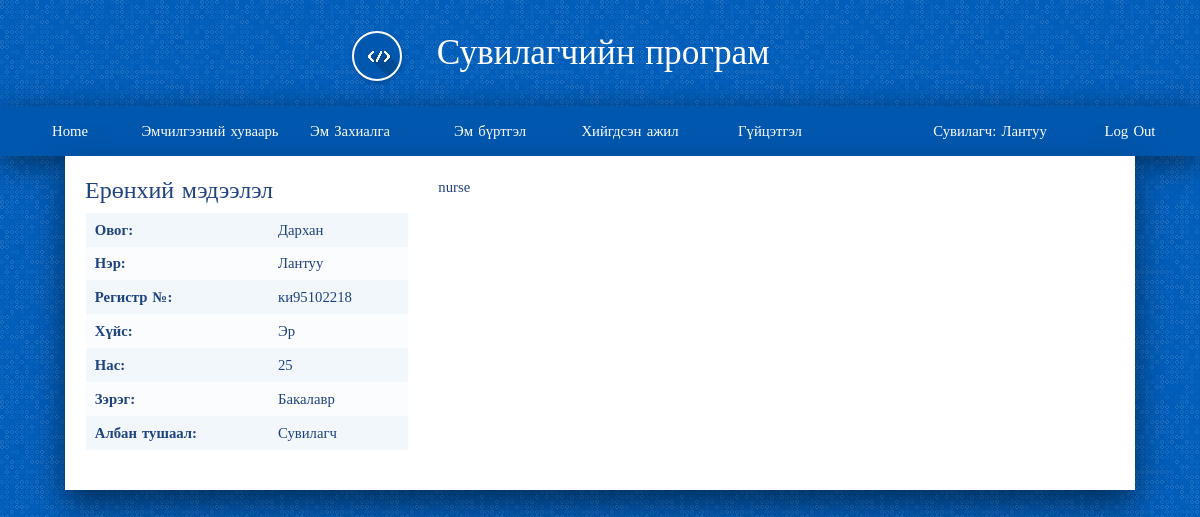
The page / (signed in) on the database its author committed.
### account/models.py (models this page shows, shortened)
class User(AbstractUser):
    is_worker       = models.BooleanField('worker status', default=False)
    is_costumer     = models.BooleanField('costumer status', default=False)

class Worker(models.Model):
    user            = models.OneToOneField(User, on_delete=models.CASCADE, primary_key=True, related_name='worker')
    firstname       = models.CharField(max_length=200)
    lastname        = models.CharField(max_length=200)
    register        = models.CharField(max_length=200)
    gender          = models.ForeignKey(Gender,on_delete=models.SET_NULL, null=True, blank=True)
    age             = models.IntegerField(null=True, blank=True)
    degree          = models.ForeignKey(Degree, on_delete=models.SET_NULL, null=True, blank=True)
    position        = models.ForeignKey(Position, on_delete=models.SET_NULL, null=True, blank=True)
    def __str__(self):
        return self.firstname
    def is_doctor(self):
        return self.position.name == "Эмч"

class Gender(models.Model):
    name            = models.CharField(max_length=200)
    def __str__(self):
        return self.name

class Degree(models.Model):
    name            = models.CharField(max_length=200)
    def __str__(self):
        return self.name

class Position(models.Model):
    name            = models.CharField(max_length=200)
    def __str__(self):
        return self.name

### main/views.py (the view)
# urls.py: 2. Add a URL to urlpatterns:  url(r'^$', Home.as_view(), name='home')
@login_required
def Home(request):
    data = {}
    all_work = []
    pprint.pprint(request.user)
    pprint.pprint(request.user.worker)
    if request.user.is_worker:
        if request.user.worker.is_doctor:
            user = Worker.objects.filter(user=request.user)
            costumer = Emchilgee.objects.all()
        else:
            user = Worker.objects.filter(user=request.user)
            costumer = Emchilgee.objects.filter(worker = request.user.worker)
    else:
        user = Costumer.objects.filter(user=request.user)
    data['user'] = user
    template_name = 'index.html'
    return render(request, template_name, data)

### templates/index.html
{% extends "base.html" %}
{% load bootstrap3 %}
{% block content %}
<div class="row">
  <div class="col-md-4">
      <h4> Ерөнхий мэдээлэл </h4>
      <table class="list hoverable">
        <tbody>
          {% for data in user %}
            <tr>
              <td> <b>Овог:</b> </td>
              <td> {{data.lastname}} </td>
            </tr>
            <tr>
              <td><b> Нэр: </b></td>
              <td> {{data.firstname}} </td>
            </tr>
            <tr>
              <td><b> Регистр №: </b></td>
              <td> {{data.register}} </td>
            </tr>
            <tr>
              <td><b> Хүйс: </b></td>
              <td> {{data.gender}} </td>
            </tr>
            <tr>
              <td><b> Нас: </b></td>
              <td> {{data.age}} </td>
            </tr>
            {% if request.user.is_worker %}
              <tr>
                <td><b> Зэрэг: </b></td>
                <td> {{data.degree}} </td>
              </tr>
              <tr>
                <td><b> Албан тушаал: </b></td>
                <td> {{data.position}} </td>
              </tr>
            {% else %}
            <tr>
              <td><b> Нэмэлт мэдээлэл: </b></td>
              <td> {{data.description}} </td>
            </tr>
            {% endif %}
          {% endfor%}
        </tbody>
      </table>
  </div>
  <div class="col-md-8">
    {% if request.user.is_worker %}
      {% if request.user.worker.is_doctor %}
        <span> doctor </span>
      {% else %}
        <span> nurse </span>
      {% endif %}
    {% endif %}
  </div>
</div>
{% endblock %}

### templates/base.html (shortened to what this page needs)
{% load staticfiles %}
<!DOCTYPE html>
<html>
<head>
	<link rel="stylesheet" href="https://stackpath.bootstrapcdn.com/bootstrap/4.1.3/css/bootstrap.min.css">
	<link rel="stylesheet" href="{% static 'css/style.css' %}">
	<link rel="stylesheet" href="{% static 'css/basic.css' %}">
	<link rel="stylesheet" href="{% static 'css/navigator.css' %}">
	<link rel="stylesheet" href="https://use.fontawesome.com/releases/v5.8.1/css/all.css">
</head>
<body>
{% if request.user.is_authenticated %}
	{% if request.user.is_worker %}
		{% if request.user.worker.is_doctor %}
			<div class="title">
					<i class="logo-design-guide"></i>
					Сувилагчийн програм
			</div>
			<div class="header">
				<label for="show-menu" class="show-menu">Цэс </label>
				<input type="checkbox" id="show-menu" role="button">
				<ul id="menu" class="menu">
						<li><a href="{% url 'home' %}"> Нүүр хуудас </a></li>
						<li><a href="{% url 'drug:all_emchilgee_list' %}"> Гүйцэтгэл </a></li>
						<li class="float-right"><a href="{% url 'account:logout'%}"> Log Out </a></li>
						<li class="float-right"> <a href="#"> Эмч: {{ request.user.worker }} </a> </li>
				</ul>
			</div>
		{% else %}
			<div class="title">
					<i class="logo-design-guide"></i>
					Сувилагчийн програм
			</div>
			<div class="header">
				<ul id="menu" class="menu">
						<li><a href="{% url 'home' %}"> Home </a></li>
						<li><a href="{% url 'drug:emchilgee_list' %}"> Эмчилгээний хуваарь </a></li>
						<li><a href="{% url 'drug:drug_order' %}"> Эм Захиалга </a></li>
						<li><a href="{% url 'drug:drug_detail' %}"> Эм бүртгэл </a></li>
						<li><a href="{% url 'drug:emchilgee_list_done' %}"> Хийгдсэн ажил </a></li>
						<li><a href="{% url 'drug:reviews' %}"> Гүйцэтгэл </a></li>
						<li class="float-right"><a href="{% url 'account:logout'%}"> Log Out </a></li>
						<li class="float-right"><a href="#"> Сувилагч: {{ request.user.worker }}</a></li>
				</ul>
			</div>
		{% endif %}
	{% endif %}
{% endif %}
<div class="container">
	<div class="main">
	    {% block content %}
			{% endblock %}
	</div>
</div>
</body>
</html>

### static/css/style.css (style rules this page uses)
body { background-color: #e9e9e9; }

### static/css/basic.css (style rules this page uses)
body { font-family: "Fira Sans Condensed"; font-weight: 400; font-size: 0.92em; color: #1f4280; background-color: #005dba; line-height: 1.5em; word-spacing: 0.1em; margin: 0; }
.container { display: grid; grid-template-columns: auto 1400px auto; grid-template-rows: auto auto auto auto 60px; }
.title { grid-column: 2/3; grid-row: 1/2; font-weight: 200; font-size: 2.4em; color: #fff; line-height: 3em; text-align: center; }
.title [class^="logo-"] { border: 2px solid #fff; margin-right: 24px; margin-left: -78px; }
.header { grid-column: 2/3; grid-row: 2/3; border-radius: 4px 4px 0 0; overflow: hidden; box-shadow: 0px 7px 31px rgba(0, 0, 0, 0.5); background-color: #0057ae; }
.main { grid-column: 2/3; grid-row: 3/4; background-color: #fff; box-shadow: 0px 15px 31px rgba(0, 0, 0, 0.5); padding: 20px 20px 40px 20px; min-width: 0; }
table.list { border-collapse: collapse; width: 100%; }
table.list th, table.list td { padding: .4em .6em; vertical-align: top; }
table.list tbody tr:nth-child(odd) { background-color: rgba(0, 93, 186, 0.05) }
table.list tbody tr:nth-child(even) { background-color: rgba(0, 93, 186, 0.02) }
table.hoverable tbody tr td { border-left: 1px solid transparent; }
a { color: #ff5722; text-decoration: none; }
@media screen and (max-width: 1440px) { .container { grid-template-columns: 20px auto 20px; } }
ul.menu { margin:0; padding:0; transition: background-color .15s ease-in-out; min-height: 50px; }
ul.menu li { display:inline-block; float: left; }
ul.menu li a { display:block; min-width:140px; height: 50px; text-align: center; line-height: 50px; color: #fff; background: #0057ae; transition: background-color .20s ease-in-out; }
ul.menu .float-right { float: right; }

### static/css/navigator.css (style rules this page uses)
[class^="logo-"] { display: inline-block; width: 50px; height: 50px; box-shadow: 1px 2px 4px 1px rgba(0,0,0,.15); transition: box-shadow .2s ease-in-out; border-radius: 50%; vertical-align: middle; }

### rows shown on the page
User: user.worker "Лантуу"
Worker: lastname "Дархан", firstname "Лантуу", register "ки95102218", gender "Эр", age "25", degree "Бакалавр", position "Сувилагч"
